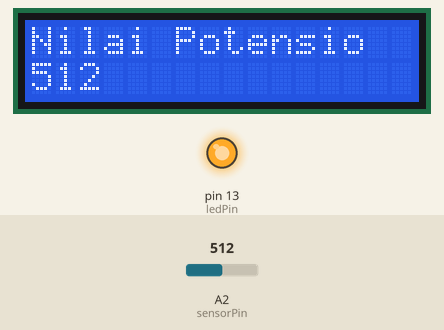
Recording of a sketch running on a simulated Arduino Uno, built with avr-gcc and run on an emulated ATmega328P. Shown: 16×2 character LCD, output pins drawn as LEDs (lit = HIGH). Dashed ring = blinking. The test bench sets the inputs (shaded band); at power-on: A2 (sensorPin) = 512.

Above: at 1.2 s.
1.3 s: A2 (sensorPin) set to 122
At 2.37 s:
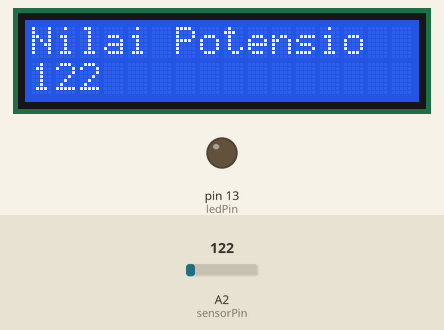
3.6 s: A2 (sensorPin) set to 0
At 5.1 s:
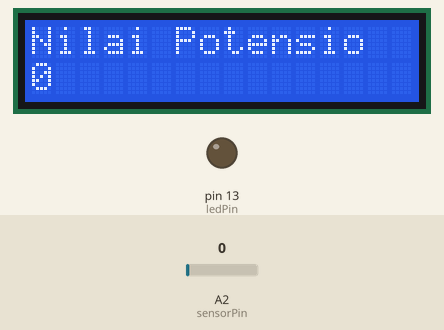
5.4 s: A2 (sensorPin) set to 306
At 5.59 s:
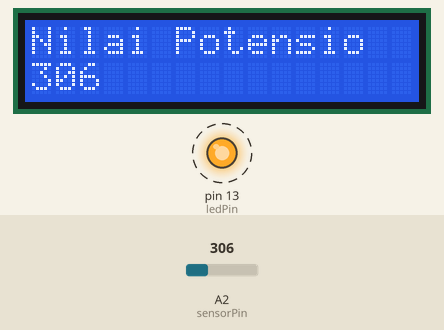
Timing chart, 0 to 12.9 s (numbered marks = the images above; inputs shaded):
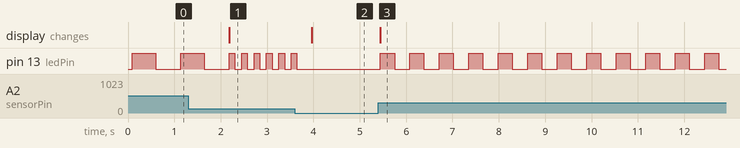

The sketch:

Lcd_Potensio.ino
```cpp
#include <Wire.h>  // Comes with Arduino IDE
#include <LiquidCrystal_I2C.h>
LiquidCrystal_I2C lcd(0x27, 2, 1, 0, 4, 5, 6, 7, 3, POSITIVE);
// select the input pin for the potentiometer
int sensorPin = A2;
int ledPin = 13;
// select the pin for the LED
int sensorValue = 0;
// variable to store the value coming from the sensor
void setup() {
  // declare the ledPin as an OUTPUT:
  pinMode(ledPin, OUTPUT);
  lcd.begin(16,2);
  }
void loop() {
  // read the value from the sensor:
  sensorValue = analogRead(sensorPin);
  // turn the ledPin on
  // print the results to the serial monitor:
  lcd.setCursor(0,0); //Start at character 4 on line 0
  lcd.print("Nilai Potensio");
  lcd.setCursor(0,1); //Start at character 4 on line 0
  lcd.print(sensorValue);
  lcd.print("       ");

    // stop the program for <sensorValue> milliseconds:
  digitalWrite(ledPin, HIGH);
  delay(sensorValue);
  // turn the ledPin off:
  digitalWrite(ledPin, LOW);
  // stop the program for for <sensorValue> milliseconds:
  delay(sensorValue);
}
```

Measured:
- after the input at 1.3 s, the display: changes after 0.88 s (image 1)
- after the input at 3.6 s, pin 13 (ledPin): goes on until 3.6 s, then stays LOW; the display: changes after 0.37 s (image 2)
- after the input at 5.4 s, pin 13 (ledPin): alternates HIGH for 0.31 s and LOW for 0.33 s, starting at once; the display: changes at once (image 3)
- by itself, pin 13 (ledPin): repeats every 0.27 s: HIGH 0.12 s, LOW 0.15 s
